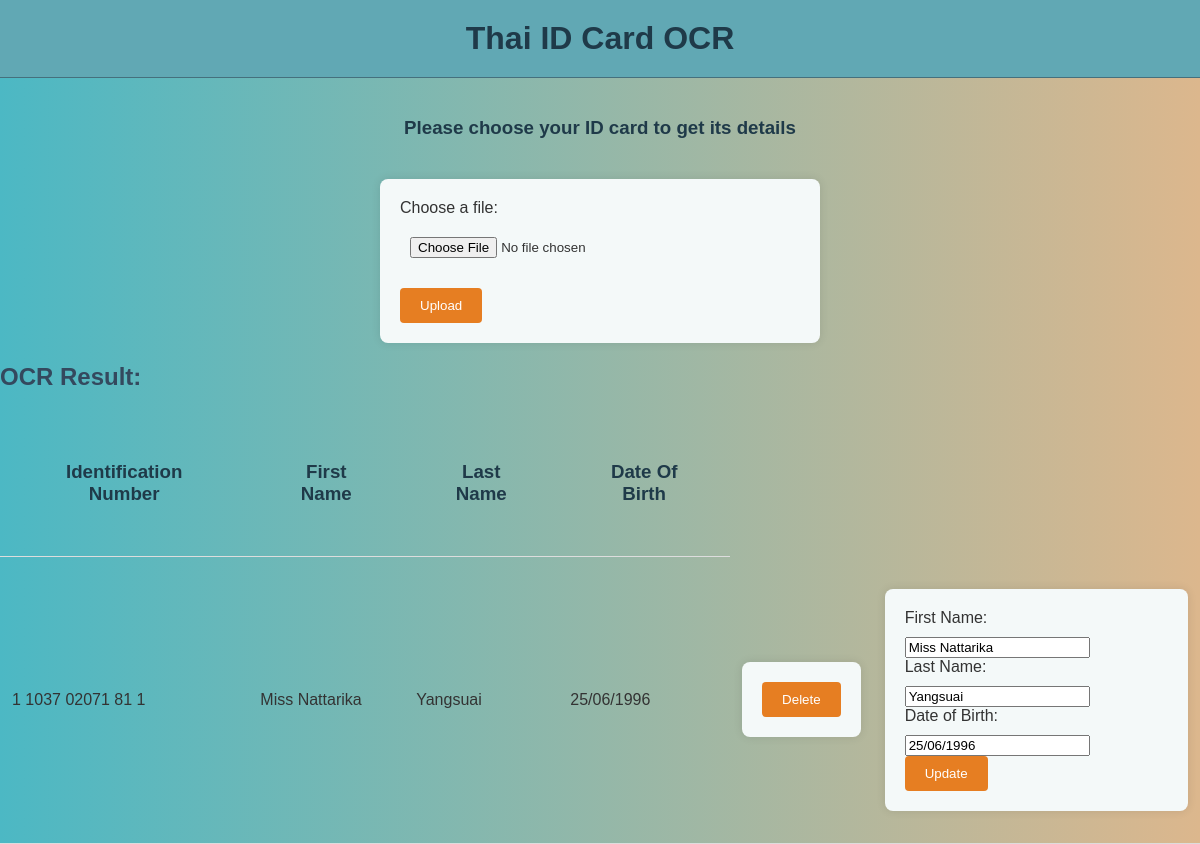
The app's page /, older data.
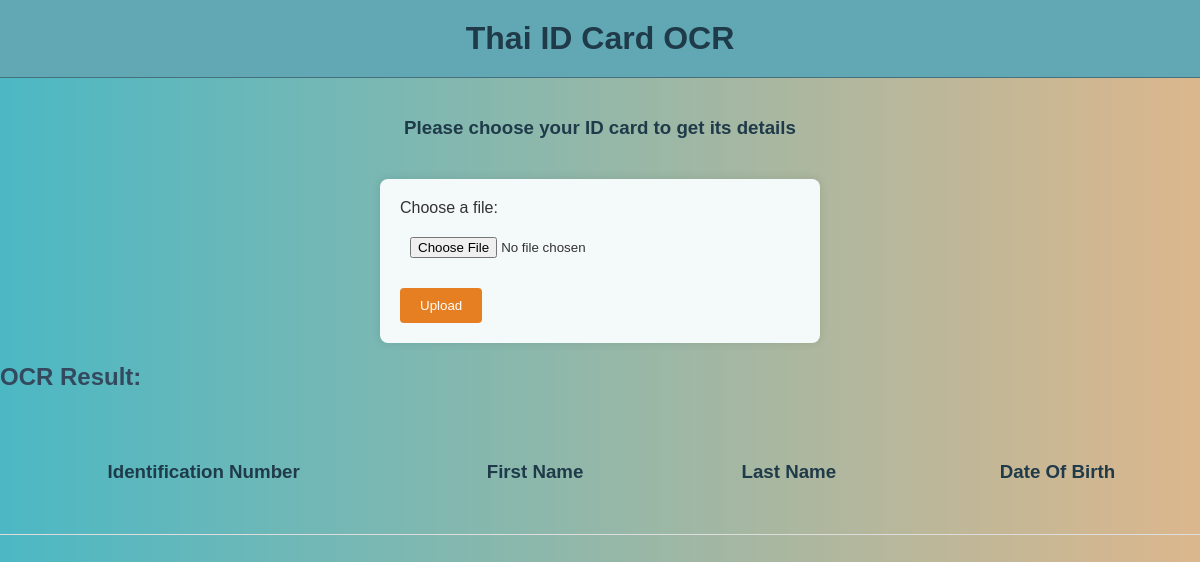
The same page, newer data.
### tables this page shows
CREATE TABLE user_data (
            identification_number TEXT PRIMARY KEY,
            name TEXT,
            last_name TEXT,
            date_of_birth TEXT
        );

### app.py (the view)
@app.route('/')
def index():
    conn = sqlite3.connect('thai_id.db')
    cursor = conn.cursor()
    cursor.execute('SELECT * FROM user_data')
    rows = cursor.fetchall()
    conn.close()
    result = {
        'text': {},
        'data': rows,
    }
    return render_template('index.html', result=result)

### templates/index.html (shortened to what this page needs)
<!DOCTYPE html>
<html lang="en">
<head>
    <link rel="stylesheet" href="{{ url_for('static', filename='css/style.css') }}">
</head>
<body>
    <h1>Thai ID Card OCR</h1>
    <h3>Please choose your ID card to get its details</h3>
    <form action="{{ url_for('upload') }}" method="post" enctype="multipart/form-data">
        <label for="file">Choose a file:</label>
        <input type="file" name="file" id="file" accept=".png, .jpg, .jpeg">
        <button type="submit">Upload</button>
    </form>
    {% if result %}
    <h2>OCR Result:</h2>
    <table>
        <tr>
            <td><h3>Identification Number</h3></td>
            <td><h3>First Name</h3></td>
            <td><h3>Last Name</h3></td>
            <td><h3>Date Of Birth</h3></td>
        </tr>
        {% for d in result.data %}
        <tr>
            <td>{{d.0}}</td>
            <td>{{d.1}}</td>
            <td>{{d.2}}</td>
            <td>{{d.3}}</td>
            <td>
                <form action="/delete" method="post">
                    <button type="submit">Delete</button>
                </form>
            </td>
            <td>
                <form action="/update" method="post">
                    <label for="first_name">First Name:</label>
                    <input type="text" name="first_name" value="{{ d.1 }}" required>
                    <label for="last_name">Last Name:</label>
                    <input type="text" name="last_name" value="{{ d.2 }}" required>
                    <label for="date_of_birth">Date of Birth:</label>
                    <input type="text" name="date_of_birth" value="{{ d.3 }}" required>
                    <button type="submit">Update</button>
                </form>
            </td>
        </tr>
        {% endfor %}
    </table>
    {% endif %}
</body>
</html>

Row changes from the older to the newer data that the page shows:
removed user_data: identification_number "1 1037 02071 81 1", name "Miss Nattarika", last_name "Yangsuai", date_of_birth "25/06/1996", first_name "Miss Nattarika"
